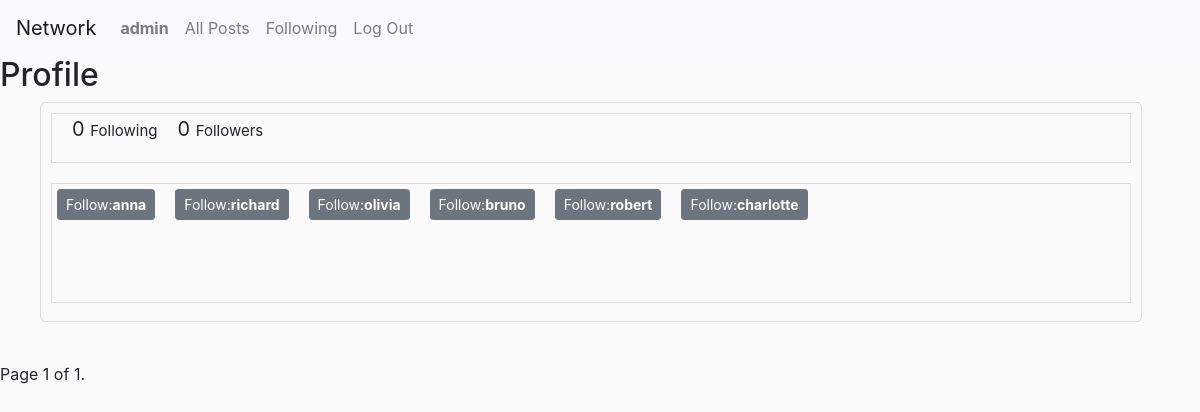
The page /profile (signed in) on the database its author committed.
### network/models.py (models this page shows)
class User(AbstractUser):
    pass

### network/views.py (the view)
# urls.py: path("profile", views.profile, name="profile"),
@login_required
def profile(request):
    logger.error("Entering 'PROFILE' function..")
    user_id = request.user.id
    obj_user = User.objects.get(id=user_id)
    following = Following.objects.filter(user=user_id).count()
    followers = Following.objects.filter(following_id=user_id).count()
    posts = Post.objects.filter(user=user_id).order_by("-datetime")
    users = User.objects.all()
    for user in users:
        if user.id != user_id:
            follow = Following.objects.filter(user=obj_user, following_id=user.id)
            if follow:
                user.is_active = True
            else:
                user.is_active = False
    paginator = Paginator(posts, 10)
    page_number = request.GET.get('page')
    posts = paginator.get_page(page_number)
    return render(request, 'network/profile.html', {
        'following': following,
        'followers': followers,
        'posts': posts,
        'users': users
    })

### network/templates/network/profile.html (shortened to what this page needs)
{% extends "network/layout.html" %}
{% load static %}
{% block body %}
    <h2>Profile</h2>
	<ul>
		<div id="profile" style="width:95%; height:220px; padding:10px; border: 1px solid #DCDCDC; border-radius: 5px 5px;">
			<div id ="counter" style="display:block; width:100%; height:50px; border: 1px solid #DCDCDC;">
				<div id="following" style="float:left; font-size:20px; margin-left:20px;">
					{{ following }} <span style="font-size:15px;">Following</span>
				</div>
				<div id="followers" style="float:left; font-size:20px; margin-left:20px;">
					{{ followers }} <span style="font-size:15px;">Followers</span>
				</div>
			</div>
			<div id="users" style="display:block; width:100%; height:120px; margin-top:20px; border: 1px solid #DCDCDC;">
				{% for user in users %}
					{% if user.id != request.user.id %}
						{% if user.is_active %}
							<div style="float:left; padding:5px 5px 5px 5px; margin-right:10px;">
								<button type="button" class="btn btn-primary btn-sm" onclick="following({{ user.id }})">Unfollow:<b>{{ user }}</b></button>
							</div>
						{% else %}
							<div style="float:left; padding:5px 5px 5px 5px; margin-right:10px;">
								<button type="button" class="btn btn-secondary btn-sm" onclick="following({{ user.id }})">Follow:<b>{{ user }}</b></button>
							</div>
						{% endif %}
					{% endif %}
				{% endfor %}
			</div>
		</div>
		<br>
	</ul>
	<div class="pagination">
		<span class="step-links">
			<span class="current">
				Page {{ posts.number }} of {{ posts.paginator.num_pages }}.
			</span>
		</span>
	</div>
{% endblock %}

### network/templates/network/layout.html (shortened to what this page needs)
{% load static %}
<!DOCTYPE html>
<html lang="en">
    <head>
        <link rel="stylesheet" href="https://stackpath.bootstrapcdn.com/bootstrap/4.4.1/css/bootstrap.min.css">
        <link href="{% static 'network/posts.css' %}" rel="stylesheet">
    </head>
    <body>
        <nav class="navbar navbar-expand-lg navbar-light bg-light">
            <a class="navbar-brand" href="#">Network</a>
            <div>
              <ul class="navbar-nav mr-auto">
                {% if user.is_authenticated %}
                    <li class="nav-item">
                        <a class="nav-link" href="{% url 'profile' %}"><strong>{{ user.username }}</strong></a>
                    </li>
                {% endif %}
                <li class="nav-item">
                  <a class="nav-link" href="{% url 'index' %}">All Posts</a>
                </li>
                {% if user.is_authenticated %}
					<li class="nav-item">
                        <a class="nav-link" href="{% url 'following' %}">Following</a>
                    </li>
                    <li class="nav-item">
                        <a class="nav-link" href="{% url 'logout' %}">Log Out</a>
                    </li>
                {% endif %}
              </ul>
            </div>
          </nav>
        <div class="body">
            {% block body %}
            {% endblock %}
        </div>
    </body>
</html>

### network/static/network/posts.css (style rules this page uses)
body { background-color: #FAFAFA }

### rows shown on the page
User: username "admin"
User: username "anna"
User: username "richard"
User: username "olivia"
User: username "bruno"
User: username "robert"
User: username "charlotte"

### other values the page prints
{{ following }} "0"
{{ followers }} "0"
{{ posts.number }} "1"
{{ posts.paginator.num_pages }} "1"
